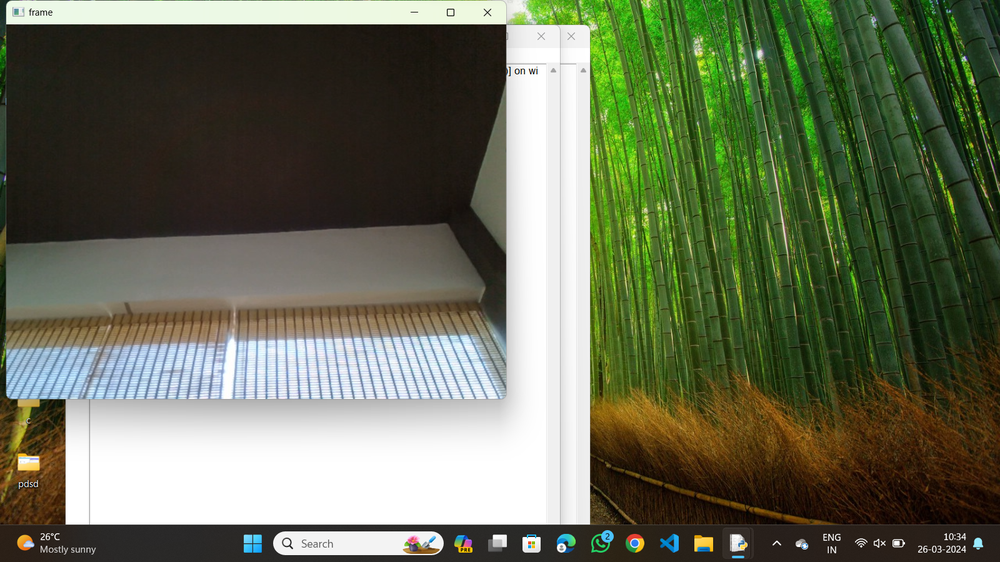
#> input picture OUTPUTS/07.png, 1000 x 562 px, shrunk from 1600 x 900 before the run, given in place of 07.jpg, which was not available
$ python '11.Affine transformation.py'
#> lines starting #> are read from the running program, lines starting #| are printed output that depends on the picture
import cv2
import numpy as np
img=cv2.imread(r"C:\Users\Teja\Desktop\cv\input\07.jpg")
#> img is the input picture: shape (562, 1000, 3); mean B, G, R 86.3, 109.5, 102.9
rows,cols,_=img.shape
#> rows = 562; cols = 1000
pts1=np.float32([[50,50],[200,50],[50,200]])
pts2=np.float32([[10,100],[200,50],[100,250]])
M=cv2.getAffineTransform(pts1,pts2)
dst=cv2.warpAffine(img,M,(cols,rows))
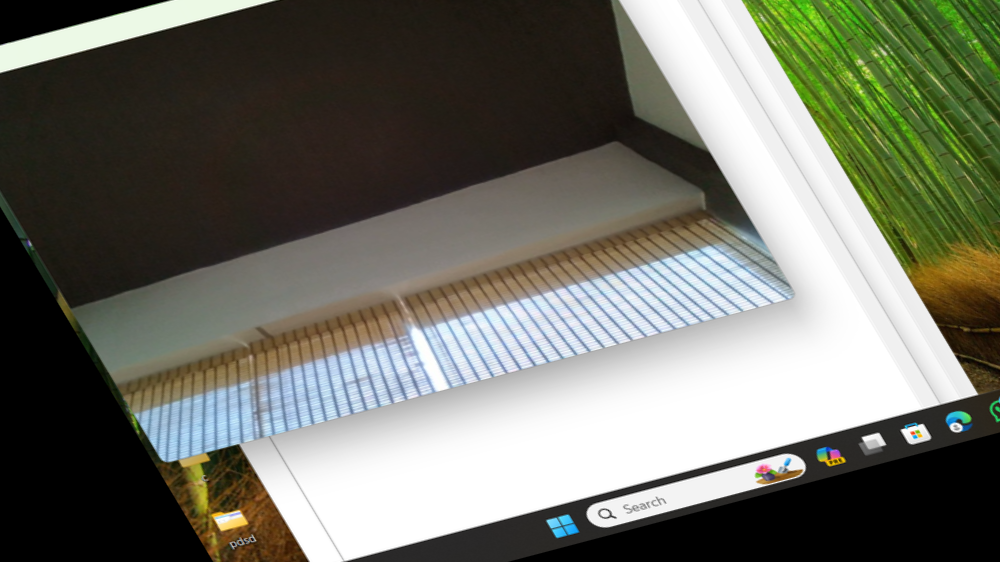
#> dst: shape (562, 1000, 3); mean B, G, R 102.2, 113.2, 111.7
cv2.imshow("affine transform",dst)
cv2.waitKey(0)
cv2.destroyAllWindows()

$ run again, with OUTPUTS/01.png copied over OUTPUTS/07.png
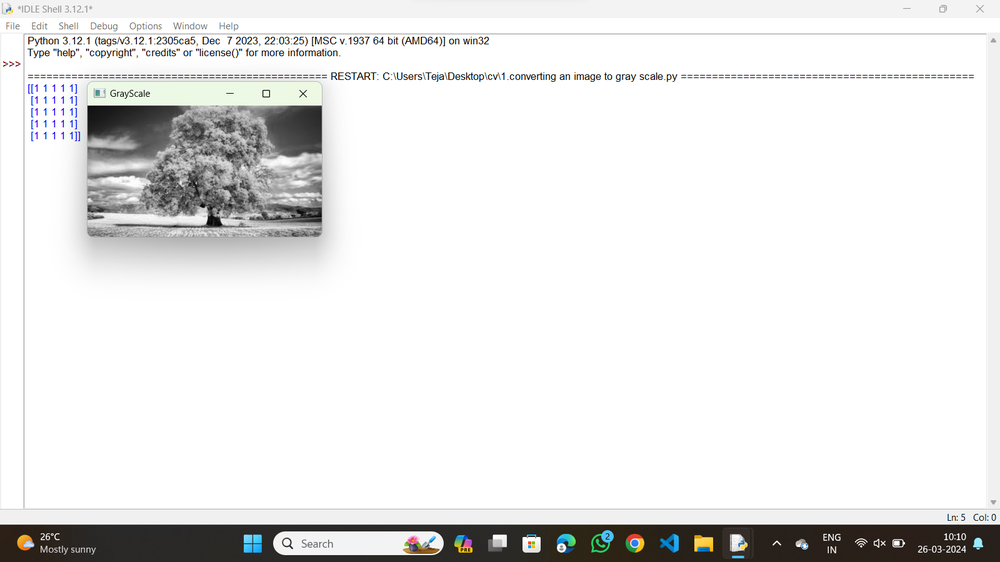
#> input picture OUTPUTS/01.png, 1000 x 562 px, shrunk from 1600 x 900 before the run, given in place of 07.jpg, which was not available
#> img is the input picture: shape (562, 1000, 3); mean B, G, R 231.6, 232, 232
#> `dst=cv2.warpAffine(img,M,(cols,rows))`:
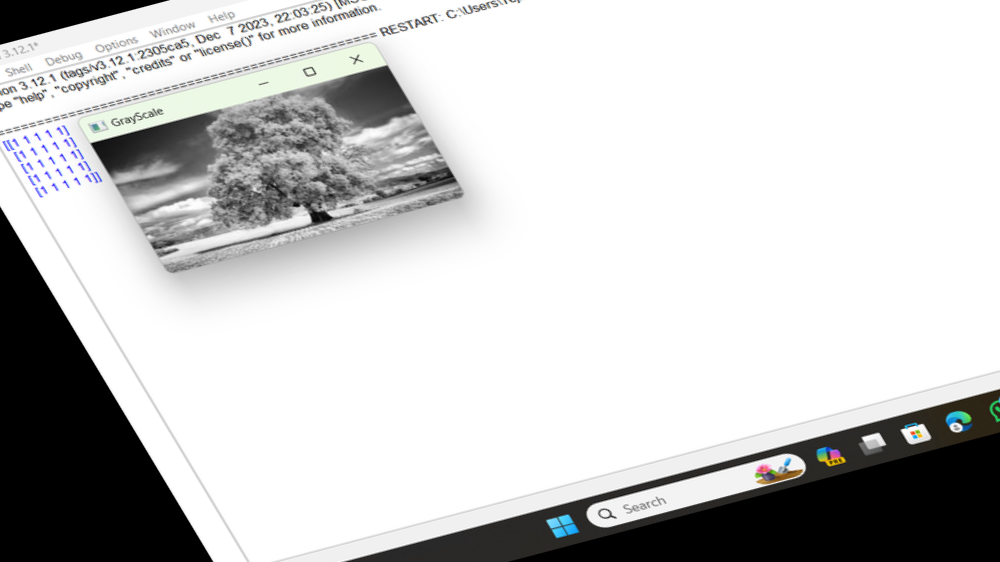
#> dst: shape (562, 1000, 3); mean B, G, R 200.8, 201, 200.7

$ run again, with OUTPUTS/03.png copied over OUTPUTS/07.png
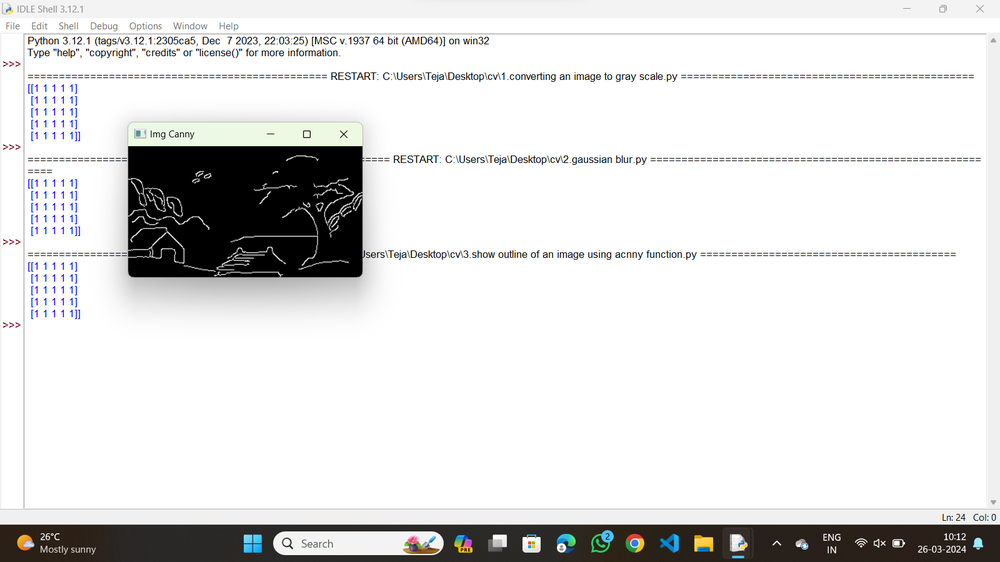
#> input picture OUTPUTS/03.png, 1000 x 562 px, shrunk from 1600 x 900 before the run, given in place of 07.jpg, which was not available
#> img is the input picture: shape (562, 1000, 3); mean B, G, R 223.8, 223.9, 223.9
#> `dst=cv2.warpAffine(img,M,(cols,rows))`:
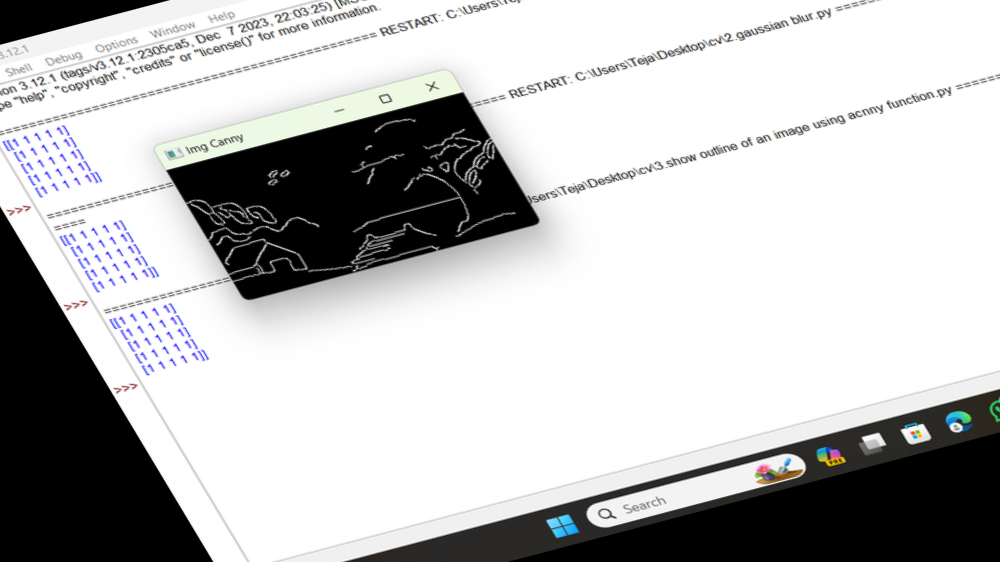
#> dst: shape (562, 1000, 3); mean B, G, R 189.8, 189.5, 189.3
